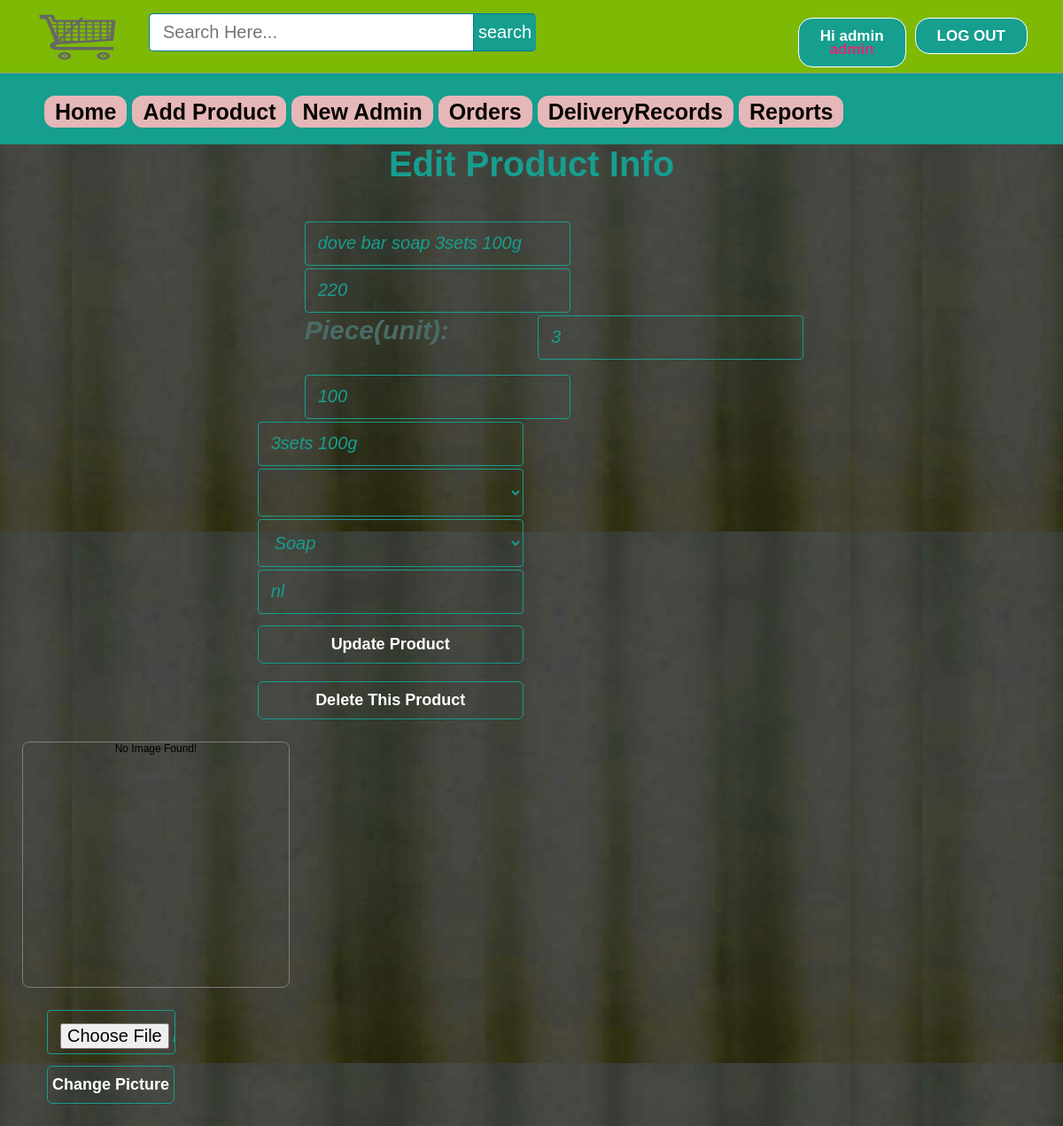
The app's page /admin/editproduct.php?epid=103 (signed in) with its own data.
### tables this page shows
CREATE TABLE `products` (
  `id` int(11) NOT NULL,
  `pName` varchar(100) NOT NULL,
  `price` int(11) NOT NULL,
  `piece` int(11) NOT NULL,
  `description` text NOT NULL,
  `available` int(11) NOT NULL,
  `category` varchar(100) NOT NULL,
  `type` varchar(100) NOT NULL,
  `item` varchar(100) NOT NULL,
  `pCode` varchar(20) NOT NULL,
  `picture` text NOT NULL
);

### admin/editproduct.php (the view, shortened to what this page needs)
<?php include ( "../inc/connect.inc.php" ); ?>
<?php
if (!isset($_SESSION['admin_login'])) {
	$user = "";
	header("location: login.php?ono=".$epid."");
}
else {
	if (isset($_REQUEST['epid'])) {
		$epid = mysqli_real_escape_string($con,$_REQUEST['epid']);
	}else {
		header('location: index.php');
	}
	$user = $_SESSION['admin_login'];
	$result = mysqli_query($con,"SELECT * FROM admin WHERE id='$user'");
	$get_user_email = mysqli_fetch_assoc($result);
		$uname_db = $get_user_email['firstName'];
		$utype_db=$get_user_email['type'];
}
$getposts = mysqli_query($con,"SELECT * FROM products WHERE id ='$epid'") or die(mysqli_error());
	if (mysqli_num_rows($getposts)) {
		$row = mysqli_fetch_assoc($getposts);
		$pName = $row['pName'];
		$piece=$row['piece'];
		$price = $row['price'];
		$description = $row['description'];
		$picture = $row['picture'];
		$item = $row['item'];
		$itemu = ucwords($row['item']);
		$type = $row['type'];
		$typeu = ucwords($row['type']);
		$code = $row['pCode'];
		$available =$row['available'];
	}
$search_value = "";
?>
<!DOCTYPE html>
<html>
<head>
	<link rel="stylesheet" type="text/css" href="../css/style.css">
</head>
<body style="background-image: url(../image/homebackgrndimg1.jpg);">
	<div class="homepageheader">
			<div class="signinButton loginButton">
				<div class="uiloginbutton signinButton loginButton" style="margin-right: 40px;">
					<?php
						if ($user!="") {
							echo '<a style="text-decoration: none;color: #fff;" href="logout.php">LOG OUT</a>';
						}
					 ?>
				</div>
				<div class="uiloginbutton signinButton loginButton">
					<?php
						if ($user!="") {
							echo '<a style="text-decoration: none;color: #fff;" href="login.php">Hi '.$uname_db.'</br><span style="color: #de2a74">'.$utype_db.'</span></a>';
						}
						else {
							echo '<a style="text-decoration: none;color: #fff;" href="login.php">LOG IN</a>';
						}
					 ?>
				</div>
			</div>
			<div style="float: left; margin: 5px 0px 0px 23px;">
				<a href="index.php">
					<img style=" height: 75px; width: 130px;" src="../image/cart.png">
				</a>
			</div>
			<div id="srcheader">
				<form id="newsearch" method="get" action="search.php">
				        <?php
				        	echo '<input type="text" class="srctextinput" name="keywords" size="21" maxlength="120"  placeholder="Search Here..." value="'.$search_value.'"><input type="submit" value="search" class="srcbutton" >';
				         ?>
				</form>
			</div>
		</div>
		<div class="categolis">
			<table>
				<tr>
					<th>
						<a href="index.php" style="text-decoration: none;color: #040403;padding: 4px 12px;background-color: #e6b7b8;border-radius: 12px;">Home</a>
					</th>
					<th><a href="addproduct.php" style="text-decoration: none;color: #040403;padding: 4px 12px;background-color: #e6b7b8;border-radius: 12px;">Add Product</a></th>
					<th><a href="newadmin.php" style="text-decoration: none;color: #040403;padding: 4px 12px;background-color: #e6b7b8;border-radius: 12px;">New Admin</a></th>
					<th><a href="orders.php" style="text-decoration: none;color: #040403;padding: 4px 12px;background-color: #e6b7b8;border-radius: 12px;">Orders</a></th>
					<th><a href="DeliveryRecords.php" style="text-decoration: none;color:  #040403;padding: 4px 12px;background-color: #e6b7b8;border-radius: 12px;">DeliveryRecords</a></th>
					<th><a href="report.php" style="text-decoration: none;color: #040403;padding: 4px 12px;background-color: #e6b7b8;border-radius: 12px;">Reports</a></th>
				</tr>
			</table>
		</div>
	<div class="holecontainer" style=" padding-top: 20px; padding: 0 20%">
		<div class="container signupform_content ">
			<div>
				<h2 style="padding-bottom: 20px;">Edit Product Info</h2>
				<div style="float: right;">
				<?php
					echo '
						<div class="">
						<div>
							<form action="" method="POST" class="registration">
								<div class="signup_form">
									<div>
										<td >
											<input name="pname" id="first_name" placeholder="Product Name" required="required" class="first_name signupbox" type="text" size="30" value="'.$pName.'" >
										</td>
									</div>
									<div>
										<td >
											<input name="price" id="last_name" placeholder="Price" required="required" class="last_name signupbox" type="text" size="30" value="'.$price.'" >
										</td>
									</div>
									<div>
									<div class="label_content11" style="float: left;">
  											<h5>Piece(unit):</h5>
  											</div>
											<td >
											<input name="piece" style="margin-left: 100px; id="piece" required="required" class="piece signupbox" type="text" size="30" value="'.$piece.'" >
											</td>
											</div></br>
										<td>
											<input name="available" placeholder="Available Quantity" required="required" class="email signupbox" type="text" size="30" value="'.$available.'">
										</td>
									</div>
									<div>
										<td >
											<input name="descri" id="first_name" placeholder="Description" required="required" class="first_name signupbox" type="text" size="30" value="'.$description.'" >
										</td>
									</div>
									<div>
										<select name="type" required="required" style=" font-size: 20px;
										font-style: italic;margin-bottom: 3px;margin-top: 0px;padding: 14px;line-height: 25px;border-radius: 4px;border: 1px solid #169E8F;color: #169E8F;margin-left: 0;width: 300px;background-color: transparent;" class="">
											<option selected value="'.$type.'">'.$typeu.'</option>
												<option value="clothing">Clothing</option>
											</select>
									</div>
									<div>
										<td>
											<select name="item" required="required" style=" font-size: 20px;
										font-style: italic;margin-bottom: 3px;margin-top: 0px;padding: 14px;line-height: 25px;border-radius: 4px;border: 1px solid #169E8F;color: #169E8F;margin-left: 0;width: 300px;background-color: transparent;" class="">
												<option selected value="'.$item.'">'.$itemu.'</option>
											</select>
										</td>
									</div>
									<div>
										<td>
											<input name="code" id="password-1" required="required"  placeholder="Code" class="password signupbox " type="text" size="30" value="'.$code.'">
										</td>
									</div>
									<div>
										<input name="updatepro" class="uisignupbutton signupbutton" type="submit" value="Update Product">
									</div>
									<div>
										<input name="delprod" class="uisignupbutton signupbutton" type="submit" value="Delete This Product">
									</div>
									<div class="signup_error_msg">
									</div>
								</div>
						</div>
					</div>
					';
				 ?>
				</div>
			</div>
		</div>
		<div style="float: left;">
			<div>
				<?php
					echo '
						<ul style="float: left;">
							<li style="float: left; padding: 0px 25px 25px 25px;">
								<div class="home-prodlist-img prodlist-img">';
								if (file_exists('../image/product/'.$item.'/'.$picture.'')){
									echo '<img src="../image/product/'.$item.'/'.$picture.'" class="home-prodlist-imgi">';
								}else {
									echo '
									<div class="home-prodlist-imgi" style="text-align: center; padding: 0 0 6px 0;">No Image Found!</div>';
								} echo '
								</div>
							</li>
							<li>
								<form action="" method="POST" class="registration" enctype="multipart/form-data">
										<div class="signup_form">
											<div>
												<td>
													<input name="profilepic" style="width: 115px;" class="password signupbox" type="file" value="Add Picture">
												</td>
											</div>
											<div>
												<input name="updatepic" style="width: 144px;" class="uisignupbutton signupbutton" type="submit" value="Change Picture">
											</div>
											<div class="signup_error_msg">';
				?>
			</div>
		</div>
	</div>
</body>
</html>

### css/style.css (style rules this page uses)
html, body, div, span, applet, object, iframe, h1, h2, h3, h4, h5, h6, p, blockquote, pre, a, abbr, acronym, address, big, cite, code, del, dfn, em, img, ins, kbd, q, s, samp, small, strike, strong, sub, sup, tt, var, b, u, i, center, dl, dt, dd, ol, ul, li, fieldset, form, label, legend, table, caption, tbody, tfoot, thead, tr, th, td, article, aside, canvas, details, embed, figure, figcaption, footer, header, hgroup, menu, nav, output, ruby, section, summary, time, mark, audio, video { margin: 0; padding: 0; border: 0; font: inherit; vertical-align: baseline;ss box-sizing: border-box; }
body { line-height: normal; }
ol, ul { list-style: none; }
table { border-collapse: collapse; border-spacing: 0; }
* { margin: 0px; padding: 0px; }
body, button, input, label, select, td, textarea { font-family: Arial, Helvetica, tahoma,verdana,arial,sans-serif; font-size: 12px; }
body { width: 100%; position: relative; background-color: #ffffff; min-width: 1080px; }
.homepageheader { position: fixed; height: 82px; width: 100%; min-width: 980px; border-bottom: 1px solid #8E9D8E; margin: 0px; background-image: initial; background-position-x: initial; background-position-y: initial; background-size: initial; background-repeat-x: initial; background-repeat-y: initial; background-attachment: initial; background-origin: initial; background-clip: initial; background-color: #7db905;; }
.loginButton .signinButton { color: #FFFFFF; background: #169E8F; border: 1px solid #FFFFFF; cursor: pointer; display: inline-block; font-weight: bold; line-height: 15px; padding: 12px 24px; border-radius: 16px; text-align: center; text-decoration: none; float: right; margin: 20px 0px 0px 10px; font-size: 17px; }
#newsearch { float:left; padding:15px; }
.srctextinput { margin: 0px; padding: 9px 15px; font-family: Arial, Helvetica, sans-serif; font-size:20px; border:1px solid #0076a3; border-right:0px; border-top-left-radius: 5px 5px; border-bottom-left-radius: 5px 5px; width: 335px; }
.srcbutton { margin: 0; padding: 9px 5px; font-family: Arial, Helvetica, sans-serif; font-size:20px; outline: none; cursor: pointer; text-align: center; text-decoration: none; color: #ffffff; border: solid 1px #0076a3; border-right:0px; background: #169E8F; border-top-right-radius: 5px 5px; border-bottom-right-radius: 5px 5px; }
.signupform_content h2 { margin: 0px 0 0 0; padding: 0px 0px 20px 0px; font-size: 40px; color: #169E8F; font-weight: bold; text-align: center; }
.label_content11 h5 { margin: 0px 100 0 0; padding: 0px 0px 20px 0px; font-size: 30px; color: #4a6b67; font-weight: bold; text-align: left; }
.signup_form { background-image: initial; background-position-x: initial; background-position-y: initial; background-size: initial; background-repeat-x: initial; background-repeat-y: initial; background-attachment: initial; background-origin: initial; background-clip: initial; padding: 22px 53px 0 53px; color: #eeeeee; border-radius: 4px; font-style: italic; }
.signupbox { font-size: 20px; font-style: italic; margin-bottom: 3px; margin-top: 0px; padding: 14px; line-height: 25px; border-radius: 4px; border: 1px solid #169E8F; color: #169E8F; margin-left: 0; width: 270px; height: 20px; background-color: transparent; }
.signupbutton { background-color: transparent; border: 2px solid #FFFFFF; border-radius: 6px; margin: 10px 0px; }
.uisignupbutton { color: #ffffff; cursor: pointer; display: inline-block; font-size: 18px; font-weight: bold; line-height: 13px; padding: 14px 0; width: 300px; text-align: center; text-decoration: none; border-width: 2px; border: 1px solid #169E8F; box-shadow: 0 1px 0 rgba(0, 0, 0, 0.1) }
.signup_error_msg { font-weight: bold; color: #A92A2A; padding: 0px 10px 15px 10px; text-align: center; font-size: 16px; }
.home-prodlist-imgi { height: 270px; width: 300px; padding: 0px; border: 1px solid #847b7b; border-radius: 8px; }
.categolis { line-height: 1.3; font-weight: bold; color: #fff; padding: 110px 0px 20px 50px; background-color: #169e8f; text-align: center; font-size: 25px; }
.categolis table tbody tr th { padding: 0px 6px 0px 0px; }

### records on screen
products: pname "dove bar soap 3sets 100g", price "220", piece "3", available "100", descri "3sets 100g", item "Soap", code "nl"

### other values on screen
$uname_db "admin"
